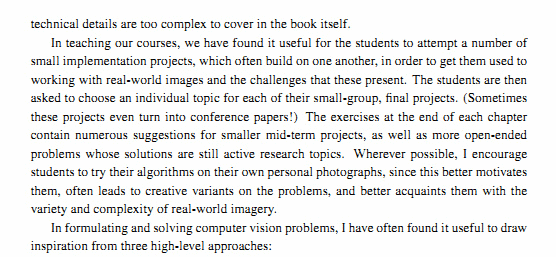
#> input picture data/imageTextN.png, 556 x 257 px, found by its file name
$ python bitwise_operations_opencv.py
#> lines starting #> are read from the running program, lines starting #| are printed output that depends on the picture; after the words box and inside, x2 and y2 are one past the last pixel; in counts of white or black regions, pixels touching at a corner belong together
import cv2
import numpy as np

img1 = np.zeros((250, 500, 3), np.uint8)
img1 = cv2.rectangle(img1, (200, 0), (300, 100), (255, 255, 255), -1)
img2 = cv2.imread("imageTextN.png")
#> img2 is the input picture: shape (257, 556, 3); mean B, G, R 232.5, 232.8, 232.6
img2 = cv2.resize(img2, (500, 250))
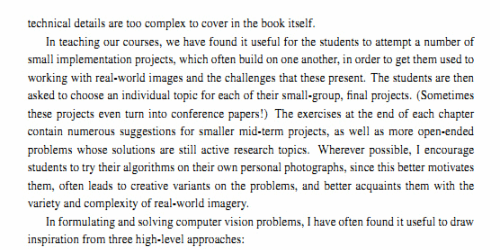
#> img2: shape (250, 500, 3); mean B, G, R 232.5, 232.8, 232.6

bitAnd = cv2.bitwise_and(img2, img1)    # logical operation AND
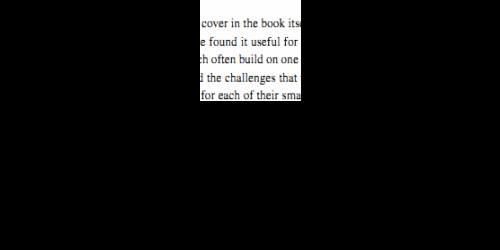
#> bitAnd: shape (250, 500, 3); mean B, G, R 18.7, 18.7, 18.7
bitOr = cv2.bitwise_or(img2, img1)      # logical operation OR
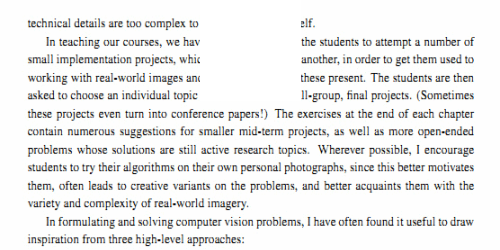
#> bitOr: shape (250, 500, 3); mean B, G, R 234.6, 234.9, 234.7
bitXor = cv2.bitwise_xor(img2, img1)    # logical operation XOR
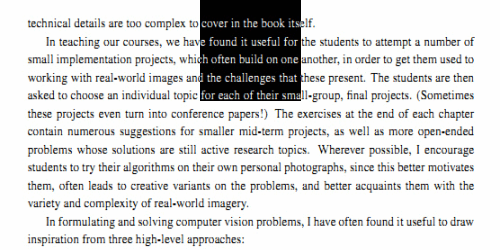
#> bitXor: shape (250, 500, 3); mean B, G, R 216, 216.2, 216
bitNot1 = cv2.bitwise_not(img1)         # logical operation NOT for img1
bitNot2 = cv2.bitwise_not(img2)         # logical operation NOT for img2
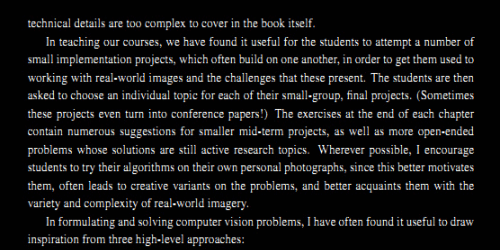
#> bitNot2: shape (250, 500, 3); mean B, G, R 22.5, 22.2, 22.4

cv2.imshow('img1', img1)
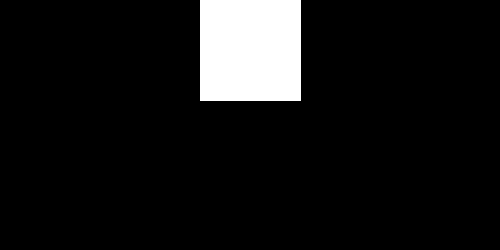
#> window 'img1': shape (250, 500, 3); 8.2% white; 1 white region, box (x1, y1, x2, y2) and area: (200, 0, 301, 101) 10201
cv2.imshow('img2', img2)
cv2.imshow('bitAnd', bitAnd)
cv2.imshow('bitOr', bitOr)
cv2.imshow('bitXor', bitXor)
cv2.imshow('bitNot1', bitNot1)
cv2.imshow('bitNot2', bitNot2)

cv2.waitKey(0)
cv2.destroyAllWindows()

$ run again, with data/smarties.png copied over data/imageTextN.png
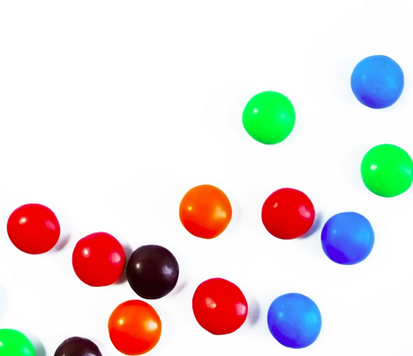
#> input picture data/smarties.png, 413 x 356 px, found by its file name
#> img2 is the input picture: shape (356, 413, 3); mean B, G, R 219.1, 220.4, 228.9
#> img2: shape (250, 500, 3)
#> `bitNot2 = cv2.bitwise_not(img2)`:
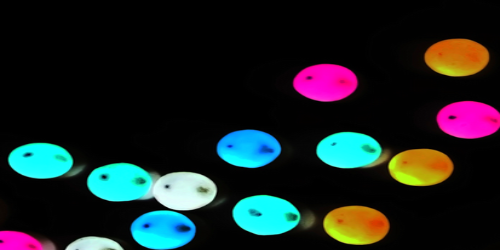
#> bitNot2: shape (250, 500, 3); mean B, G, R 35.9, 34.7, 26.1
#> `cv2.imshow('bitNot1', bitNot1)`:
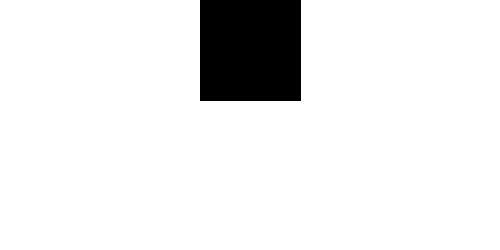
#> window 'bitNot1': shape (250, 500, 3); 91.8% white; 1 black region, box (x1, y1, x2, y2) and area: (200, 0, 301, 101) 10201
